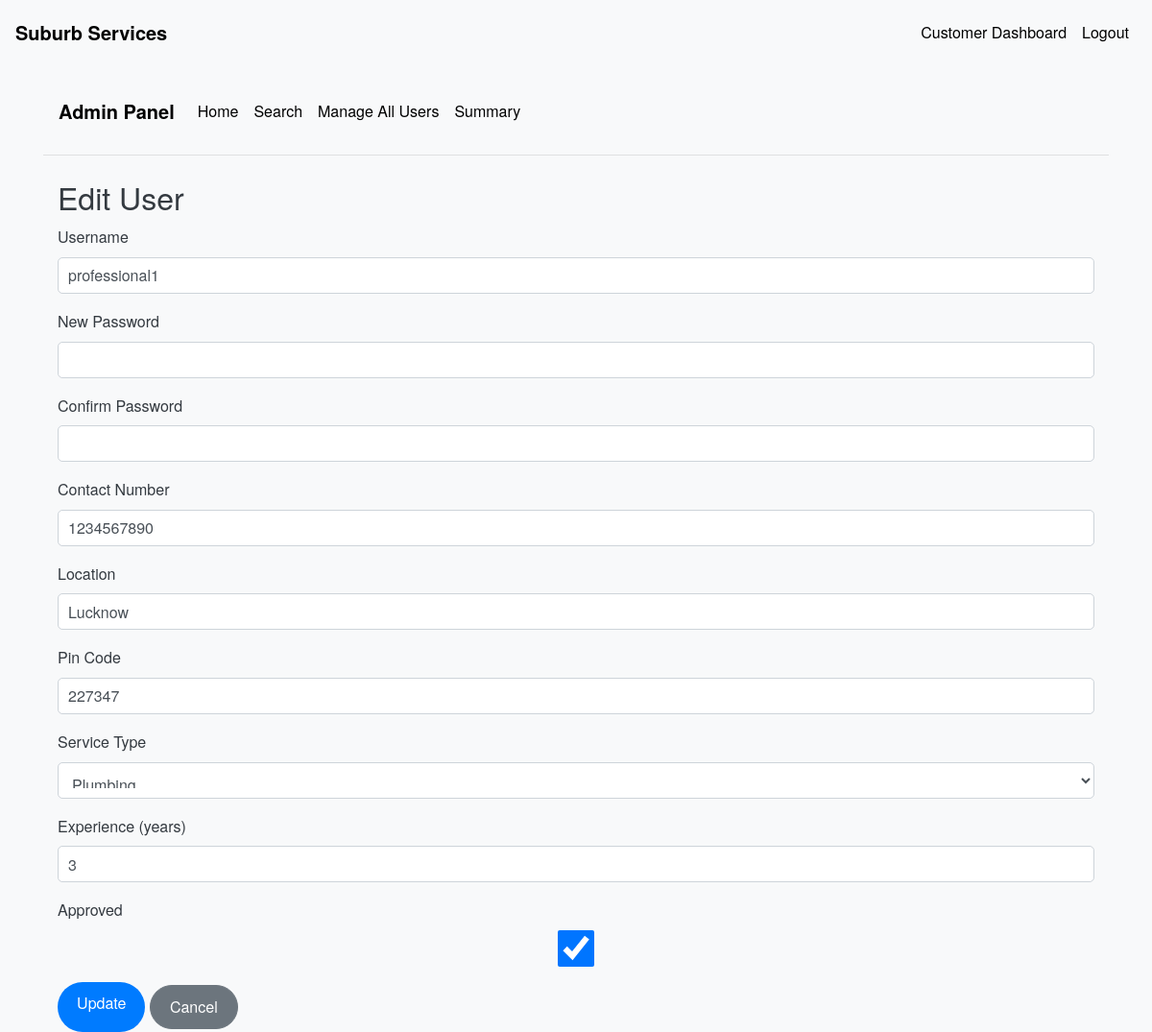
/admin/edit_user/3 (signed in), run on the app's committed database.
### models.py (models this page shows, shortened)
class User(UserMixin, db.Model):
    __tablename__ = 'users'
    id = db.Column(db.Integer, primary_key=True)
    username = db.Column(db.String(100), unique=True, nullable=False)
    password = db.Column(db.String(128), nullable=False)
    role = db.Column(db.String(20), nullable=False)
    is_active = db.Column(db.Boolean, default=True)
    date_created = db.Column(db.DateTime, default=datetime.utcnow)
    date_completed = db.Column(db.DateTime)
    contact_number = db.Column(db.String(15), nullable=True)
    location = db.Column(db.String(255), nullable=True)
    pin_code = db.Column(db.String(10), nullable=True)
    is_approved = db.Column(db.Boolean, default=False)
    service_type = db.Column(db.String(100))
    experience = db.Column(db.Integer)
    resume_filename = db.Column(db.String(200))
    approval_status = db.Column(db.String(50), default='pending')
    customer_service_requests = db.relationship('ServiceRequest', backref='customer', foreign_keys='ServiceRequest.customer_id', lazy='dynamic')
    professional_service_requests = db.relationship('ServiceRequest', backref='professional', foreign_keys='ServiceRequest.professional_id', lazy='dynamic')

### routes.py (the view, shortened to what this page needs)
@app.route('/admin/edit_user/<int:user_id>', methods=['GET', 'POST'])
@login_required
def edit_user(user_id):
    user = User.query.get_or_404(user_id)
    form = EditUserForm(obj=user)
    services = Service.query.all()
    form.service_type.choices = [(service.name, service.name) for service in services]
    if user.role == 'professional':
        form.service_type.validators = [DataRequired()]
        form.experience.validators = [DataRequired()]
    else:
        form.service_type.validators = [Optional()]
        form.experience.validators = [Optional()]
    form.is_approved.data = (user.approval_status == 'approved')
    return render_template('edit_user.html', form=form, user=user)

### forms.py
class EditUserForm(FlaskForm):
    username = StringField('Username', validators=[DataRequired(), Length(min=2, max=20)])
    password = PasswordField('New Password', validators=[Optional()])
    confirm_password = PasswordField('Confirm Password', validators=[EqualTo('password', message='Passwords must match'), Optional()])
    contact_number = StringField('Contact Number', validators=[
        DataRequired(),
        Regexp(r'^\+?\d{10,15}$', message='Enter a valid contact number.')
    ])
    location = StringField('Location', validators=[DataRequired(), Length(max=255)])
    pin_code = StringField('Pin Code', validators=[
        DataRequired(),
        Regexp(r'^\d{4,10}$', message='Enter a valid pin code.')
    ])
    service_type = SelectField('Service Type', choices=[], validators=[Optional()])
    experience = IntegerField('Experience (years)', validators=[Optional()])
    is_approved = BooleanField('Approved', validators=[Optional()])
    submit = SubmitField('Update')

### app.py (called while the page is built)
@login_manager.user_loader
def load_user(user_id):
    return User.query.get(int(user_id))

### templates/edit_user.html (shortened to what this page needs)
{% extends 'base.html' %}
{% block content %}
<nav class="navbar navbar-expand-lg navbar-light bg-light">
    <a class="navbar-brand" href="{{ url_for('admin_dashboard') }}">Admin Panel</a>
    <div class="collapse navbar-collapse" id="navbarNav">
        <ul class="navbar-nav">
            <li class="nav-item {% if request.endpoint == 'admin_dashboard' %}active{% endif %}">
                <a class="nav-link" href="{{ url_for('admin_dashboard') }}">Home</a>
            </li>
            <li class="nav-item {% if request.endpoint == 'admin_search' %}active{% endif %}">
                <a class="nav-link" href="{{ url_for('admin_search') }}">Search</a>
            </li>
            <li class="nav-item {% if request.endpoint == 'manage_users' %}active{% endif %}">
                <a class="nav-link" href="{{ url_for('manage_users') }}">Manage All Users</a>
            </li>
            <li class="nav-item {% if request.endpoint == 'admin_summary' %}active{% endif %}">
                <a class="nav-link" href="{{ url_for('admin_summary') }}">Summary</a>
            </li>
        </ul>
    </div>
</nav>
<hr>
<div class="container mt-4">
    <h2>Edit User</h2>
    <form method="POST" action="{{ url_for('edit_user', user_id=user.id) }}">
        <div class="form-group">
            {{ form.username.label }}
            {{ form.username(class_="form-control") }}
        </div>
        <div class="form-group">
            {{ form.password.label }}
            {{ form.password(class_="form-control") }}
        </div>
        <div class="form-group">
            {{ form.confirm_password.label }}
            {{ form.confirm_password(class_="form-control") }}
        </div>
        <div class="form-group">
            {{ form.contact_number.label }}
            {{ form.contact_number(class_="form-control") }}
        </div>
        <div class="form-group">
            {{ form.location.label }}
            {{ form.location(class_="form-control") }}
        </div>
        <div class="form-group">
            {{ form.pin_code.label }}
            {{ form.pin_code(class_="form-control") }}
        </div>
        {% if user.role == 'professional' %}
        <div class="form-group">
            {{ form.service_type.label }}
            {{ form.service_type(class_="form-control") }}
        </div>
        <div class="form-group">
            {{ form.experience.label }}
            {{ form.experience(class_="form-control") }}
        </div>
            <div class="form-group">
                {{ form.is_approved.label }}
                {{ form.is_approved(class_='form-control') }}
            </div>
        {% endif %}
        <button type="submit" class="btn btn-primary">{{ form.submit.label }}</button>
        <a href="{{ url_for('admin_dashboard') }}" class="btn btn-secondary">Cancel</a>
    </form>
</div>
{% endblock %}

### static/css/styles.css (style rules this page uses)
body { padding-top: 5px; font-family: 'Helvetica Neue', Arial, sans-serif; background-color: #f8f9fa; color: #343a40; line-height: 1.6; }
.navbar { background-color: #343a40; }
.navbar-brand { font-weight: bold; color: #000000 !important; }
.nav-link { color: #000000 !important; }
.btn { border-radius: 50px; padding: 10px 20px; transition: background-color 0.3s ease, color 0.3s ease; }
.btn-primary { background-color: #007bff; border: none; }
.form-control { border-radius: 5px; padding: 10px; border: 1px solid #ced4da; transition: border-color 0.3s ease; }
h1, h2, h3, h4, h5, h6 { font-weight: 300; margin-top: 20px; margin-bottom: 10px; }
.container { margin-top: 50px; }

### data on the page
User: username "professional1", contact_number "1234567890", location "Lucknow", pin_code "227347", service_type "Plumbing", experience "3", is_approved.label "Approved", is_approved "☑"
